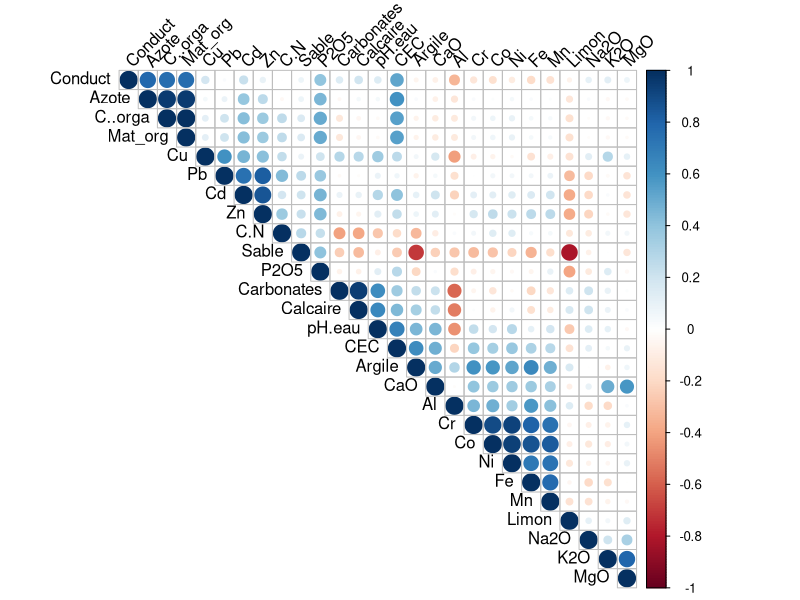

Here is the R script that generated this plot:
# =====================================================================
# Hypothese H1 : la matrice X des variables explicatives est de plein rang
#                (aucune variable ne se calcule a partir des autres)
#
# Verification faite UNE fois pour toute l'equipe (A, S, H, J) :
# H1 ne concerne que les variables du sol, pas ce qu'on predit.
#
# Resultat attendu :
#   - rang plein          -> H1 validee en theorie
#   - mais VIF tres eleves -> on retire les variables redondantes
# =====================================================================

# Dans RStudio : Session > Set Working Directory > To Source File Location
library(corrplot)


# ---------------------------------------------------------------------
# 1. Les 27 variables numeriques du sol
# ---------------------------------------------------------------------
data <- read.csv2("data_finale2.csv")

variables_sol <- c("Argile","Limon","Sable","Conduct","pH.eau","Carbonates","Calcaire",
                   "C..orga","Mat_org","Azote","C.N","P2O5","CEC","K2O","MgO","CaO","Na2O",
                   "Al","Cd","Co","Cr","Cu","Fe","Mn","Ni","Pb","Zn")

sol <- na.omit(data[, variables_sol])   # enleve les 6 pots sans analyse de sol


# ---------------------------------------------------------------------
# 2. Rang de X (colonne de 1 pour la constante + 27 variables)
#    Plein rang si rang = 28
# ---------------------------------------------------------------------
X <- cbind(1, as.matrix(sol))
cat("Rang de X :", qr(X)$rank, "/", ncol(X), "\n")


# ---------------------------------------------------------------------
# 3. Correlations 2 a 2 et indice de conditionnement
# ---------------------------------------------------------------------
cor_mat <- cor(sol)
corrplot(cor_mat, type = "upper", order = "hclust", tl.col = "black", tl.srt = 45)

# Paires tres correlees (|r| > 0.8)
paires <- which(abs(cor_mat) > 0.8 & upper.tri(cor_mat), arr.ind = TRUE)
print(data.frame(var1 = rownames(cor_mat)[paires[, 1]],
                 var2 = colnames(cor_mat)[paires[, 2]],
                 correlation = round(cor_mat[paires], 2)))

# Indice de conditionnement (probleme si > 500)
vp <- eigen(cor_mat)$values
cat("Indice de conditionnement :", round(vp[1] / vp[length(vp)]), "\n")


# ---------------------------------------------------------------------
# 4. Calcul du VIF
#    Pour chaque variable : regression "variable ~ toutes les autres"
#    -> R2 -> VIF = 1 / (1 - R2)
# ---------------------------------------------------------------------
calcul_vif <- function(tableau) {
  vif <- c()
  for (v in colnames(tableau)) {
    autres <- tableau[, colnames(tableau) != v]
    r2 <- summary(lm(tableau[[v]] ~ ., data = autres))$r.squared
    vif[v] <- 1 / (1 - r2)
  }
  return(vif)
}


# ---------------------------------------------------------------------
# 5. Boucle : on retire la variable au plus gros VIF, une par une,
#    jusqu'a ce que tous les VIF soient < 10
# ---------------------------------------------------------------------
retirees <- c()
tour <- 1

repeat {
  vif <- calcul_vif(sol)
  pire <- names(which.max(vif))

  cat("\nTour", tour, ":", ncol(sol), "variables - plus gros VIF :",
      pire, "=", round(max(vif), 1), "\n")

  if (max(vif) < 10) break      # tout est sous 10 : on s'arrete

  sol[[pire]] <- NULL           # on retire la pire variable
  retirees <- c(retirees, pire)
  tour <- tour + 1
}


# ---------------------------------------------------------------------
# 6. Resultat final
# ---------------------------------------------------------------------
cat("\nVariables retirees :", retirees, "\n")
cat("Variables gardees  :", colnames(sol), "\n\n")
print(round(sort(vif, decreasing = TRUE), 1))

# Liste a utiliser par toute l'equipe dans les regressions
variables_gardees <- colnames(sol)
